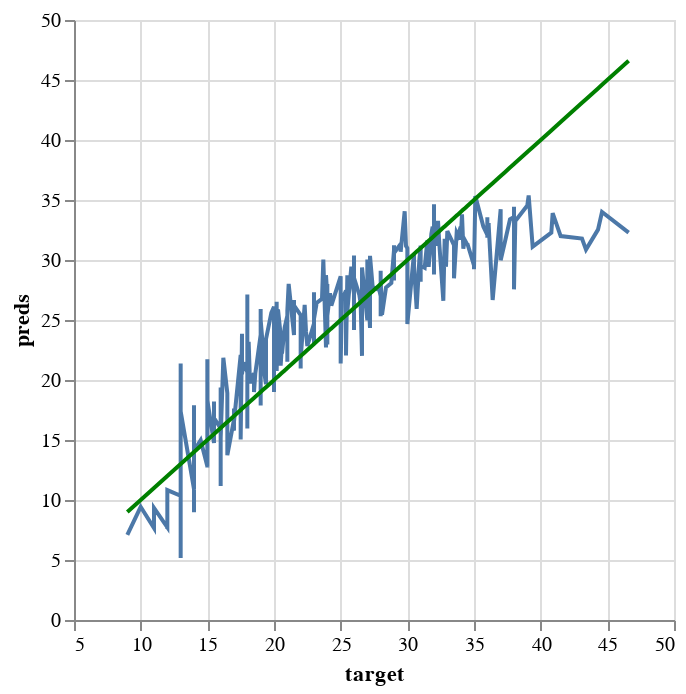

Here is the notebook cell this chart was saved with:
### Code cell
# Solution
perfect_test = alt.Chart(pd.DataFrame({'target': y_train, 'preds': y_train})).mark_line(color='green').encode(
    x='target',
    y='preds'
)

pred_chart_test = alt.Chart(pd.DataFrame({'target': y_train, 'preds': y_train_preds_2})).mark_line().encode(
    x='target',
    y='preds'
  )

pred_chart_test + perfect_test

### Figure 1 — Vega-Lite specification as saved in the notebook (floating-point values rounded to 4 significant figures; data arrays with more than 128 entries replaced by an {"elided": "..."} marker saying what was removed)
{"config": {"view": {"continuousWidth": 300, "continuousHeight": 300}}, "layer": [{"data": {"name": "data-0b4015668399f56cc91fea3c1e00b1d4"}, "mark": {"type": "line"}, "encoding": {"x": {"field": "target", "type": "quantitative"}, "y": {"field": "preds", "type": "quantitative"}}}, {"data": {"name": "data-98800040c4ddab3c7c1c73d84379a6b4"}, "mark": {"type": "line", "color": "green"}, "encoding": {"x": {"field": "target", "type": "quantitative"}, "y": {"field": "preds", "type": "quantitative"}}}], "$schema": "https://vega.github.io/schema/vega-lite/v5.20.1.json", "datasets": {"data-0b4015668399f56cc91fea3c1e00b1d4": {"elided": "318 records"}, "data-98800040c4ddab3c7c1c73d84379a6b4": {"elided": "318 records"}}}
